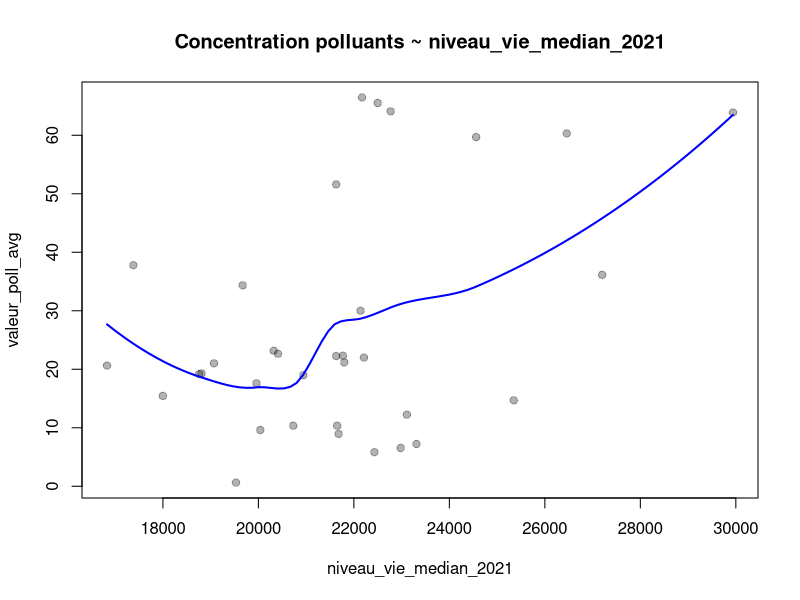
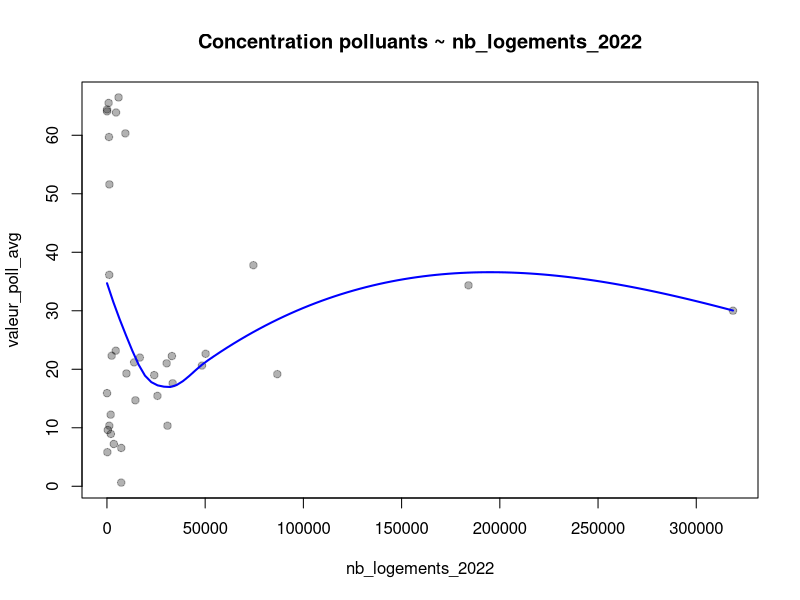
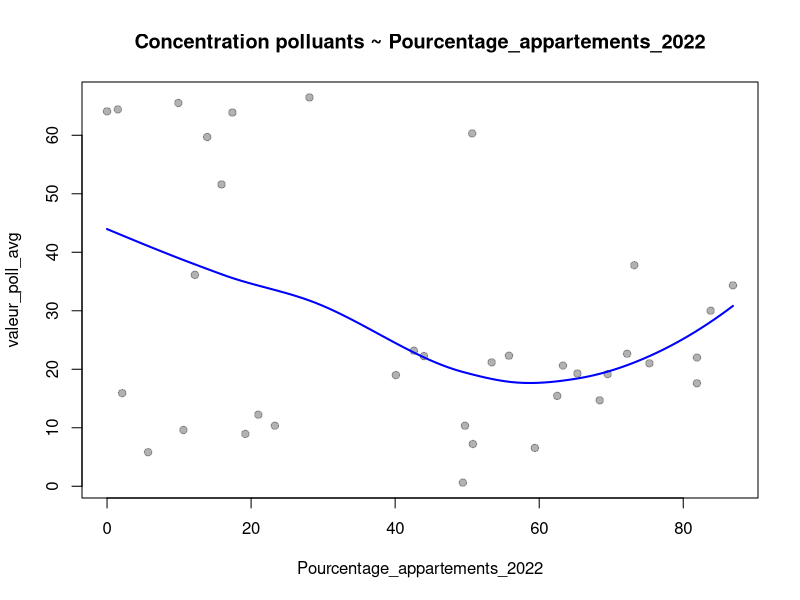
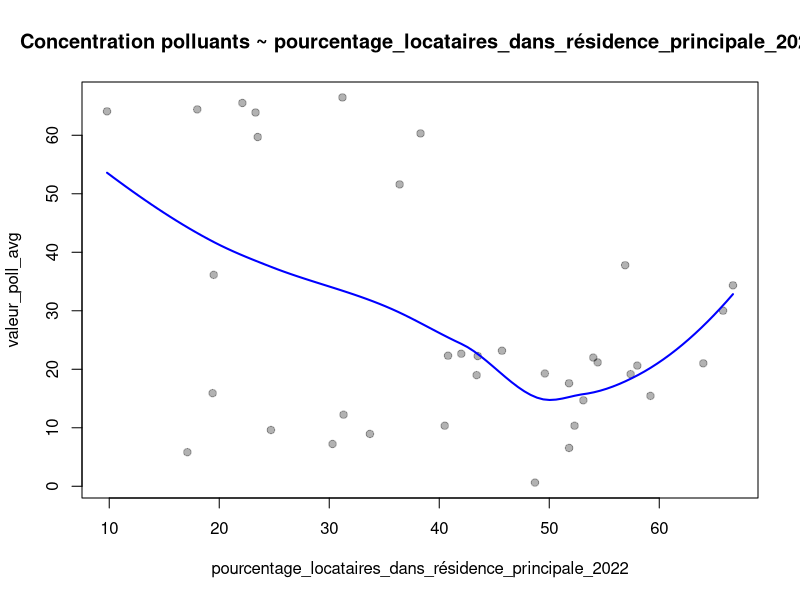
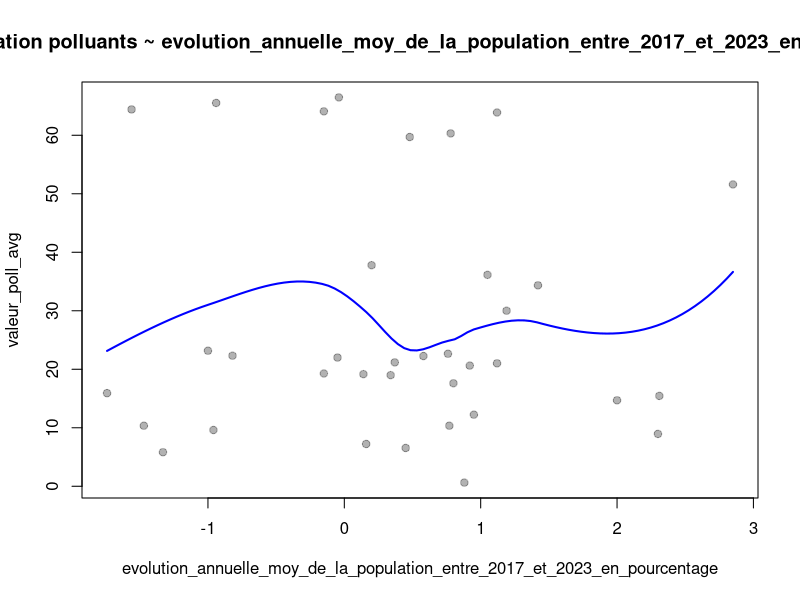
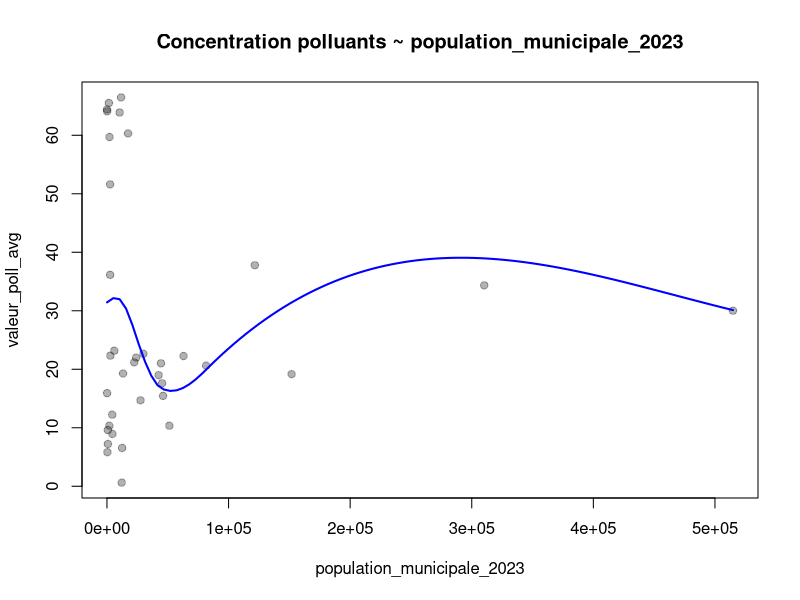
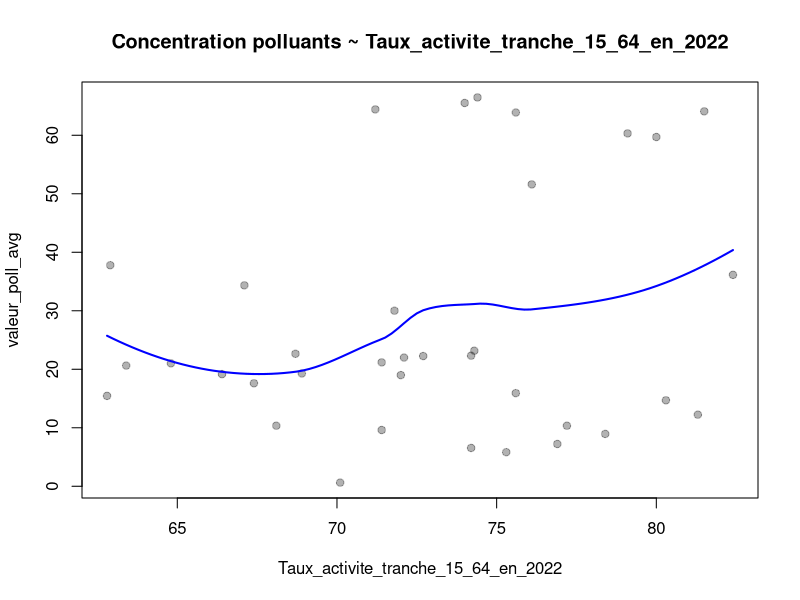
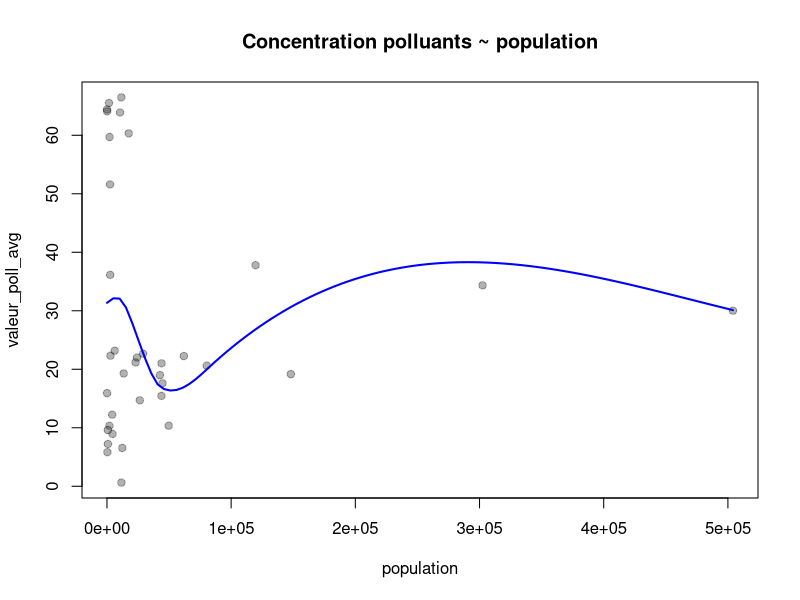

R code for these plots, in order:
## ---- chunk 1
dt <- read.csv(file = "../../donnees/nettoyees/problematic_04.csv")

target <- "valeur_poll_avg"

numerical_columns <- c(
    "niveau_vie_median_2021",
    "nb_logements_2022",
    "Pourcentage_appartements_2022",
    "pourcentage_locataires_dans_résidence_principale_2022",
    "evolution_annuelle_moy_de_la_population_entre_2017_et_2023_en_pourcentage",
    "population_municipale_2023",
    "Taux_activite_tranche_15_64_en_2022",
    "population",
    "superficie_km2",
    "densite",
    "alti_med",
    "RR_med",
    "NBJRR1_med",
    "NBJRR5_med",
    "NBJRR10_med",
    "Tmin_med",
    "Tmax_med",
    "Tens_vap_med",
    "Force_vent_med",
    "Insolation_med",
    "Rayonnement_med"
)
## ---- chunk 2
par(mfrow = c(1, 1))

for (col in numerical_columns) {

    x <- dt[[col]]
    y <- dt[[target]]

    # Supprimer les NA pour le lissage
    valid <- !is.na(x) & !is.na(y)
    x_clean <- x[valid]
    y_clean <- y[valid]

    # Nuage de points
    plot(x_clean, y_clean,
         main = paste("Concentration polluants ~", col),
         xlab = col,
         ylab = target,
         pch = 19,
         col = rgb(0, 0, 0, 0.3))

    # Courbe LOESS
    model_loess <- loess(y_clean ~ x_clean)
    x_seq <- seq(min(x_clean), max(x_clean), length.out = 100)
    y_pred <- predict(model_loess, newdata = data.frame(x_clean = x_seq))
    lines(x_seq, y_pred, col = "blue", lwd = 2)
}
## ---- chunk 3
correlations <- sapply(numerical_columns, function(col) {
    x <- dt[[col]]
    y <- dt[[target]]
    valid <- !is.na(x) & !is.na(y)
    if (sum(valid) > 2) cor(x[valid], y[valid], method = "pearson") else NA
})

cor_df <- data.frame(
    variable    = numerical_columns,
    correlation = round(correlations, 3)
)
cor_df <- cor_df[order(abs(cor_df$correlation), decreasing = TRUE), ]

print(cor_df)
## ---- chunk 4
# Visualisation : barplot des corrélations triées
barplot(
    cor_df$correlation,
    names.arg = cor_df$variable,
    las = 2,
    col = ifelse(cor_df$correlation >= 0, "steelblue", "tomato"),
    main = "Corrélation de Pearson avec la concentration en polluants",
    ylab = "Corrélation",
    cex.names = 0.6
)
abline(h = 0, lty = 2)
## ---- chunk 5
dt$groupe_pollution <- ifelse(dt[[target]] < 40, "faible", "fort")
couleurs <- ifelse(dt$groupe_pollution == "fort", "tomato", "steelblue")
## ---- chunk 6
features <- list(
    # Groupe géo-climatique
    list("Insolation_med",                       "Rayonnement_med"),
    list("Tens_vap_med",                         "Force_vent_med"),
    list("RR_med",                               "Force_vent_med"),
    # Groupe socio-économique / géographique
    list("nb_logements_2022",                    "population"),
    list("superficie_km2",                       "nb_logements_2022"),
    list("Taux_activite_tranche_15_64_en_2022",  "niveau_vie_median_2021")
)

for (pair in features) {
    col_x <- pair[[1]]
    col_y <- pair[[2]]

    valid <- !is.na(dt[[col_x]]) & !is.na(dt[[col_y]])

    plot(dt[[col_x]][valid], dt[[col_y]][valid],
         main = paste(col_x, "~", col_y),
         xlab = col_x,
         ylab = col_y,
         pch  = 19,
         col  = couleurs[valid])

    # Droite de régression globale
    model_lm <- lm(dt[[col_y]][valid] ~ dt[[col_x]][valid])
    abline(model_lm, col = "black", lwd = 2, lty = 2)

    # Droite de régression par groupe
    for (grp in c("faible", "fort")) {
        mask <- dt$groupe_pollution[valid] == grp
        if (sum(mask) > 2) {
            model_grp <- lm(dt[[col_y]][valid][mask] ~ dt[[col_x]][valid][mask])
            abline(model_grp,
                   col = ifelse(grp == "fort", "tomato", "steelblue"),
                   lwd = 2)
        }
    }

    legend("topleft",
           legend = c("fort (≥40)", "faible (<40)", "régression globale"),
           col    = c("tomato", "steelblue", "black"),
           lwd    = 2,
           lty    = c(1, 1, 2),
           bty    = "n")
}
